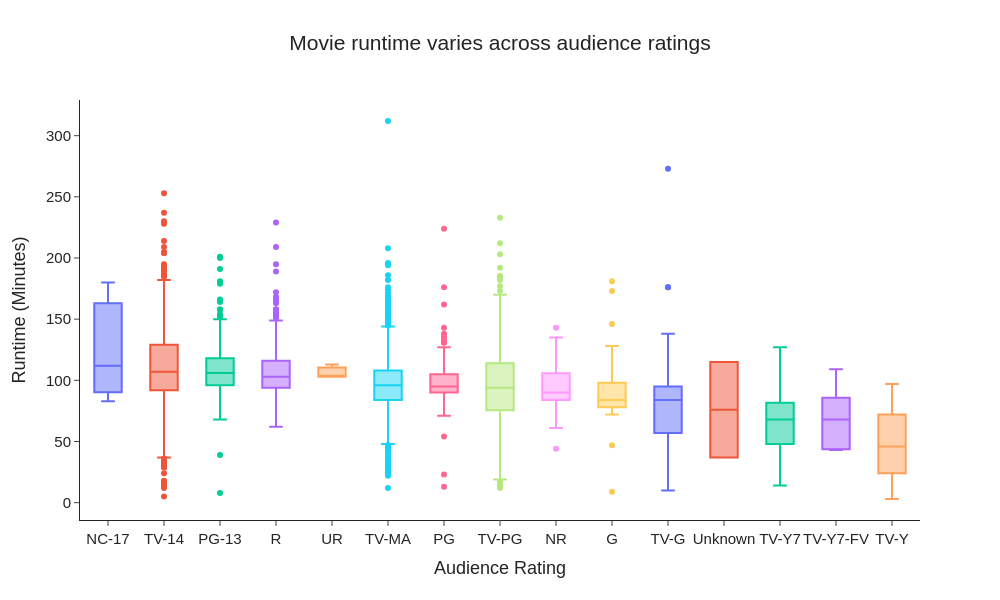

Notebook source saved alongside this figure:
### Code cell
fig = px.box(
    movie_df,
    x="rating",
    y="duration_num",
    color="rating",
    category_orders={"rating": rating_order},
    title="Movie runtime varies across audience ratings",
    labels={
        "rating": "Audience Rating",
        "duration_num": "Runtime (Minutes)"
    }
)

fig.update_layout(
    template="simple_white",
    title_x=0.5,
    width=1000,
    height=600,
    font=dict(
        family="Arial",
        size=15
    ),
    showlegend=False
)

fig.show()

### Figure 1 — Plotly figure (JSON) as saved in the notebook; plotly's stock layout.template omitted (floating-point values rounded to 4 significant figures; data arrays with more than 128 entries replaced by an {"elided": "..."} marker saying what was removed)
{"data": [{"alignmentgroup": "True", "hovertemplate": "Audience Rating=%{x}<br>Runtime (Minutes)=%{y}<extra></extra>", "legendgroup": "NC-17", "marker": {"color": "#636efa"}, "name": "NC-17", "notched": false, "offsetgroup": "NC-17", "orientation": "v", "showlegend": true, "type": "box", "x": ["NC-17", "NC-17", "NC-17"], "x0": " ", "xaxis": "x", "y": [112.0, 180.0, 83.0], "y0": " ", "yaxis": "y"}, {"alignmentgroup": "True", "hovertemplate": "Audience Rating=%{x}<br>Runtime (Minutes)=%{y}<extra></extra>", "legendgroup": "TV-14", "marker": {"color": "#EF553B"}, "name": "TV-14", "notched": false, "offsetgroup": "TV-14", "orientation": "v", "showlegend": true, "type": "box", "x": {"elided": "1427 str values"}, "x0": " ", "xaxis": "x", "y": {"elided": "1427 float values"}, "y0": " ", "yaxis": "y"}, {"alignmentgroup": "True", "hovertemplate": "Audience Rating=%{x}<br>Runtime (Minutes)=%{y}<extra></extra>", "legendgroup": "PG-13", "marker": {"color": "#00cc96"}, "name": "PG-13", "notched": false, "offsetgroup": "PG-13", "orientation": "v", "showlegend": true, "type": "box", "x": {"elided": "490 str values"}, "x0": " ", "xaxis": "x", "y": {"elided": "490 float values"}, "y0": " ", "yaxis": "y"}, {"alignmentgroup": "True", "hovertemplate": "Audience Rating=%{x}<br>Runtime (Minutes)=%{y}<extra></extra>", "legendgroup": "R", "marker": {"color": "#ab63fa"}, "name": "R", "notched": false, "offsetgroup": "R", "orientation": "v", "showlegend": true, "type": "box", "x": {"elided": "797 str values"}, "x0": " ", "xaxis": "x", "y": {"elided": "797 float values"}, "y0": " ", "yaxis": "y"}, {"alignmentgroup": "True", "hovertemplate": "Audience Rating=%{x}<br>Runtime (Minutes)=%{y}<extra></extra>", "legendgroup": "UR", "marker": {"color": "#FFA15A"}, "name": "UR", "notched": false, "offsetgroup": "UR", "orientation": "v", "showlegend": true, "type": "box", "x": ["UR", "UR", "UR"], "x0": " ", "xaxis": "x", "y": [103.0, 103.0, 113.0], "y0": " ", "yaxis": "y"}, {"alignmentgroup": "True", "hovertemplate": "Audience Rating=%{x}<br>Runtime (Minutes)=%{y}<extra></extra>", "legendgroup": "TV-MA", "marker": {"color": "#19d3f3"}, "name": "TV-MA", "notched": false, "offsetgroup": "TV-MA", "orientation": "v", "showlegend": true, "type": "box", "x": {"elided": "2062 str values"}, "x0": " ", "xaxis": "x", "y": {"elided": "2062 float values"}, "y0": " ", "yaxis": "y"}, {"alignmentgroup": "True", "hovertemplate": "Audience Rating=%{x}<br>Runtime (Minutes)=%{y}<extra></extra>", "legendgroup": "PG", "marker": {"color": "#FF6692"}, "name": "PG", "notched": false, "offsetgroup": "PG", "orientation": "v", "showlegend": true, "type": "box", "x": {"elided": "287 str values"}, "x0": " ", "xaxis": "x", "y": {"elided": "287 float values"}, "y0": " ", "yaxis": "y"}, {"alignmentgroup": "True", "hovertemplate": "Audience Rating=%{x}<br>Runtime (Minutes)=%{y}<extra></extra>", "legendgroup": "TV-PG", "marker": {"color": "#B6E880"}, "name": "TV-PG", "notched": false, "offsetgroup": "TV-PG", "orientation": "v", "showlegend": true, "type": "box", "x": {"elided": "540 str values"}, "x0": " ", "xaxis": "x", "y": {"elided": "540 float values"}, "y0": " ", "yaxis": "y"}, {"alignmentgroup": "True", "hovertemplate": "Audience Rating=%{x}<br>Runtime (Minutes)=%{y}<extra></extra>", "legendgroup": "NR", "marker": {"color": "#FF97FF"}, "name": "NR", "notched": false, "offsetgroup": "NR", "orientation": "v", "showlegend": true, "type": "box", "x": ["NR", "NR", "NR", "NR", "NR", "NR", "NR", "NR", "NR", "NR", "NR", "NR", "NR", "NR", "NR", "NR", "NR", "NR", "NR", "NR", "NR", "NR", "NR", "NR", "NR", "NR", "NR", "NR", "NR", "NR", "NR", "NR", "NR", "NR", "NR", "NR", "NR", "NR", "NR", "NR", "NR", "NR", "NR", "NR", "NR", "NR", "NR", "NR", "NR", "NR", "NR", "NR", "NR", "NR", "NR", "NR", "NR", "NR", "NR", "NR", "NR", "NR", "NR", "NR", "NR", "NR", "NR", "NR", "NR", "NR", "NR", "NR", "NR", "NR", "NR"], "x0": " ", "xaxis": "x", "y": [84.0, 90.0, 86.0, 44.0, 112.0, 86.0, 93.0, 86.0, 133.0, 95.0, 92.0, 95.0, 65.0, 108.0, 105.0, 115.0, 112.0, 99.0, 96.0, 95.0, 79.0, 102.0, 101.0, 61.0, 77.0, 129.0, 79.0, 90.0, 103.0, 93.0, 110.0, 88.0, 75.0, 95.0, 88.0, 85.0, 81.0, 85.0, 91.0, 116.0, 84.0, 143.0, 90.0, 86.0, 79.0, 80.0, 84.0, 117.0, 111.0, 82.0, 86.0, 93.0, 88.0, 118.0, 84.0, 72.0, 94.0, 73.0, 85.0, 100.0, 123.0, 135.0, 87.0, 87.0, 90.0, 77.0, 125.0, 125.0, 94.0, 125.0, 106.0, 106.0, 75.0, 86.0, 81.0], "y0": " ", "yaxis": "y"}, {"alignmentgroup": "True", "hovertemplate": "Audience Rating=%{x}<br>Runtime (Minutes)=%{y}<extra></extra>", "legendgroup": "G", "marker": {"color": "#FECB52"}, "name": "G", "notched": false, "offsetgroup": "G", "orientation": "v", "showlegend": true, "type": "box", "x": ["G", "G", "G", "G", "G", "G", "G", "G", "G", "G", "G", "G", "G", "G", "G", "G", "G", "G", "G", "G", "G", "G", "G", "G", "G", "G", "G", "G", "G", "G", "G", "G", "G", "G", "G", "G", "G", "G", "G", "G", "G"], "x0": " ", "xaxis": "x", "y": [90.0, 93.0, 173.0, 9.0, 87.0, 78.0, 83.0, 79.0, 81.0, 47.0, 89.0, 87.0, 78.0, 78.0, 99.0, 92.0, 85.0, 80.0, 75.0, 75.0, 79.0, 78.0, 75.0, 78.0, 94.0, 82.0, 146.0, 181.0, 84.0, 98.0, 115.0, 106.0, 84.0, 89.0, 72.0, 78.0, 100.0, 98.0, 78.0, 128.0, 100.0], "y0": " ", "yaxis": "y"}, {"alignmentgroup": "True", "hovertemplate": "Audience Rating=%{x}<br>Runtime (Minutes)=%{y}<extra></extra>", "legendgroup": "TV-G", "marker": {"color": "#636efa"}, "name": "TV-G", "notched": false, "offsetgroup": "TV-G", "orientation": "v", "showlegend": true, "type": "box", "x": ["TV-G", "TV-G", "TV-G", "TV-G", "TV-G", "TV-G", "TV-G", "TV-G", "TV-G", "TV-G", "TV-G", "TV-G", "TV-G", "TV-G", "TV-G", "TV-G", "TV-G", "TV-G", "TV-G", "TV-G", "TV-G", "TV-G", "TV-G", "TV-G", "TV-G", "TV-G", "TV-G", "TV-G", "TV-G", "TV-G", "TV-G", "TV-G", "TV-G", "TV-G", "TV-G", "TV-G", "TV-G", "TV-G", "TV-G", "TV-G", "TV-G", "TV-G", "TV-G", "TV-G", "TV-G", "TV-G", "TV-G", "TV-G", "TV-G", "TV-G", "TV-G", "TV-G", "TV-G", "TV-G", "TV-G", "TV-G", "TV-G", "TV-G", "TV-G", "TV-G", "TV-G", "TV-G", "TV-G", "TV-G", "TV-G", "TV-G", "TV-G", "TV-G", "TV-G", "TV-G", "TV-G", "TV-G", "TV-G", "TV-G", "TV-G", "TV-G", "TV-G", "TV-G", "TV-G", "TV-G", "TV-G", "TV-G", "TV-G", "TV-G", "TV-G", "TV-G", "TV-G", "TV-G", "TV-G", "TV-G", "TV-G", "TV-G", "TV-G", "TV-G", "TV-G", "TV-G", "TV-G", "TV-G", "TV-G", "TV-G", "TV-G", "TV-G", "TV-G", "TV-G", "TV-G", "TV-G", "TV-G", "TV-G", "TV-G", "TV-G", "TV-G", "TV-G", "TV-G", "TV-G", "TV-G", "TV-G", "TV-G", "TV-G", "TV-G", "TV-G", "TV-G", "TV-G", "TV-G", "TV-G", "TV-G", "TV-G"], "x0": " ", "xaxis": "x", "y": [106.0, 87.0, 46.0, 92.0, 95.0, 273.0, 61.0, 60.0, 60.0, 58.0, 61.0, 15.0, 54.0, 84.0, 60.0, 92.0, 42.0, 58.0, 58.0, 105.0, 102.0, 110.0, 107.0, 97.0, 107.0, 84.0, 84.0, 120.0, 107.0, 87.0, 96.0, 87.0, 85.0, 127.0, 92.0, 86.0, 93.0, 59.0, 71.0, 44.0, 120.0, 104.0, 110.0, 86.0, 83.0, 100.0, 128.0, 93.0, 102.0, 109.0, 81.0, 107.0, 95.0, 103.0, 83.0, 21.0, 82.0, 176.0, 81.0, 67.0, 28.0, 87.0, 20.0, 38.0, 10.0, 63.0, 105.0, 70.0, 87.0, 90.0, 51.0, 29.0, 58.0, 102.0, 95.0, 88.0, 74.0, 40.0, 78.0, 84.0, 105.0, 82.0, 86.0, 38.0, 130.0, 92.0, 92.0, 45.0, 90.0, 52.0, 52.0, 25.0, 47.0, 73.0, 104.0, 87.0, 88.0, 75.0, 42.0, 90.0, 57.0, 138.0, 87.0, 176.0, 56.0, 48.0, 60.0, 42.0, 53.0, 53.0, 113.0, 54.0, 53.0, 53.0, 53.0, 87.0, 72.0, 105.0, 49.0, 92.0, 75.0, 32.0, 58.0, 82.0, 68.0, 87.0], "y0": " ", "yaxis": "y"}, {"alignmentgroup": "True", "hovertemplate": "Audience Rating=%{x}<br>Runtime (Minutes)=%{y}<extra></extra>", "legendgroup": "Unknown", "marker": {"color": "#EF553B"}, "name": "Unknown", "notched": false, "offsetgroup": "Unknown", "orientation": "v", "showlegend": true, "type": "box", "x": ["Unknown", "Unknown"], "x0": " ", "xaxis": "x", "y": [37.0, 115.0], "y0": " ", "yaxis": "y"}, {"alignmentgroup": "True", "hovertemplate": "Audience Rating=%{x}<br>Runtime (Minutes)=%{y}<extra></extra>", "legendgroup": "TV-Y7", "marker": {"color": "#00cc96"}, "name": "TV-Y7", "notched": false, "offsetgroup": "TV-Y7", "orientation": "v", "showlegend": true, "type": "box", "x": {"elided": "139 str values"}, "x0": " ", "xaxis": "x", "y": {"elided": "139 float values"}, "y0": " ", "yaxis": "y"}, {"alignmentgroup": "True", "hovertemplate": "Audience Rating=%{x}<br>Runtime (Minutes)=%{y}<extra></extra>", "legendgroup": "TV-Y7-FV", "marker": {"color": "#ab63fa"}, "name": "TV-Y7-FV", "notched": false, "offsetgroup": "TV-Y7-FV", "orientation": "v", "showlegend": true, "type": "box", "x": ["TV-Y7-FV", "TV-Y7-FV", "TV-Y7-FV", "TV-Y7-FV", "TV-Y7-FV"], "x0": " ", "xaxis": "x", "y": [43.0, 44.0, 78.0, 68.0, 109.0], "y0": " ", "yaxis": "y"}, {"alignmentgroup": "True", "hovertemplate": "Audience Rating=%{x}<br>Runtime (Minutes)=%{y}<extra></extra>", "legendgroup": "TV-Y", "marker": {"color": "#FFA15A"}, "name": "TV-Y", "notched": false, "offsetgroup": "TV-Y", "orientation": "v", "showlegend": true, "type": "box", "x": {"elided": "131 str values"}, "x0": " ", "xaxis": "x", "y": {"elided": "131 float values"}, "y0": " ", "yaxis": "y"}], "layout": {"boxmode": "overlay", "font": {"family": "Arial", "size": 15}, "height": 600, "legend": {"title": {"text": "Audience Rating"}, "tracegroupgap": 0}, "showlegend": false, "title": {"text": "Movie runtime varies across audience ratings", "x": 0.5}, "width": 1000, "xaxis": {"anchor": "y", "categoryarray": ["NC-17", "TV-14", "PG-13", "R", "UR", "TV-MA", "PG", "TV-PG", "NR", "G", "TV-G", "Unknown", "TV-Y7", "TV-Y7-FV", "TV-Y"], "categoryorder": "array", "domain": [0, 1], "title": {"text": "Audience Rating"}}, "yaxis": {"anchor": "x", "domain": [0, 1], "title": {"text": "Runtime (Minutes)"}}}}
